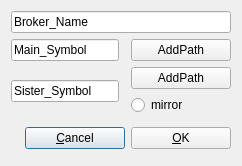
<?xml version="1.0" encoding="UTF-8"?>
<ui version="4.0">
 <class>PageDialog</class>
 <widget class="QDialog" name="PageDialog">
  <property name="geometry">
   <rect>
    <x>0</x>
    <y>0</y>
    <width>370</width>
    <height>221</height>
   </rect>
  </property>
  <property name="sizePolicy">
   <sizepolicy hsizetype="Fixed" vsizetype="Fixed">
    <horstretch>0</horstretch>
    <verstretch>0</verstretch>
   </sizepolicy>
  </property>
  <property name="minimumSize">
   <size>
    <width>370</width>
    <height>200</height>
   </size>
  </property>
  <property name="maximumSize">
   <size>
    <width>370</width>
    <height>221</height>
   </size>
  </property>
  <property name="windowTitle">
   <string>DataFeed Input</string>
  </property>
  <property name="windowIcon">
   <iconset resource="../../../resources/elementary/elementary.qrc">
    <normaloff>:/actions/add-files-to-archive.svg</normaloff>:/actions/add-files-to-archive.svg</iconset>
  </property>
  <property name="sizeGripEnabled">
   <bool>false</bool>
  </property>
  <property name="modal">
   <bool>false</bool>
  </property>
  <layout class="QGridLayout" name="gridLayout_2" columnstretch="0">
   <property name="sizeConstraint">
    <enum>QLayout::SetFixedSize</enum>
   </property>
   <item row="0" column="0">
    <layout class="QGridLayout" name="gridLayout" rowstretch="0,0,0,0,0">
     <item row="1" column="0">
      <widget class="QLineEdit" name="cross_1">
       <property name="text">
        <string>Main_Symbol</string>
       </property>
      </widget>
     </item>
     <item row="4" column="0" colspan="3">
      <layout class="QFormLayout" name="formLayout">
       <property name="fieldGrowthPolicy">
        <enum>QFormLayout::ExpandingFieldsGrow</enum>
       </property>
       <property name="formAlignment">
        <set>Qt::AlignRight|Qt::AlignTop|Qt::AlignTrailing</set>
       </property>
       <property name="margin">
        <number>6</number>
       </property>
       <item row="0" column="0">
        <widget class="QPushButton" name="cancel_button">
         <property name="minimumSize">
          <size>
           <width>100</width>
           <height>0</height>
          </size>
         </property>
         <property name="text">
          <string>&amp;Cancel</string>
         </property>
         <property name="icon">
          <iconset resource="../../../resources/elementary/elementary.qrc">
           <normaloff>:/actions/gtk-cancel.svg</normaloff>:/actions/gtk-cancel.svg</iconset>
         </property>
        </widget>
       </item>
       <item row="0" column="1">
        <widget class="QPushButton" name="ok_button">
         <property name="minimumSize">
          <size>
           <width>100</width>
           <height>0</height>
          </size>
         </property>
         <property name="text">
          <string>&amp;OK</string>
         </property>
         <property name="icon">
          <iconset resource="../../../resources/elementary/elementary.qrc">
           <normaloff>:/actions/dialog-apply.svg</normaloff>:/actions/dialog-apply.svg</iconset>
         </property>
         <property name="default">
          <bool>false</bool>
         </property>
        </widget>
       </item>
      </layout>
     </item>
     <item row="2" column="2">
      <widget class="QPushButton" name="cross_2_button">
       <property name="minimumSize">
        <size>
         <width>100</width>
         <height>0</height>
        </size>
       </property>
       <property name="text">
        <string>AddPath</string>
       </property>
       <property name="icon">
        <iconset resource="../../../resources/elementary/elementary.qrc">
         <normaloff>:/actions/document-new.svg</normaloff>:/actions/document-new.svg</iconset>
       </property>
      </widget>
     </item>
     <item row="0" column="0" colspan="3">
      <widget class="QLineEdit" name="broker_name">
       <property name="text">
        <string>Broker_Name</string>
       </property>
      </widget>
     </item>
     <item row="1" column="2">
      <widget class="QPushButton" name="cross_1_button">
       <property name="minimumSize">
        <size>
         <width>100</width>
         <height>0</height>
        </size>
       </property>
       <property name="maximumSize">
        <size>
         <width>100</width>
         <height>100</height>
        </size>
       </property>
       <property name="text">
        <string>AddPath</string>
       </property>
       <property name="icon">
        <iconset resource="../../../resources/elementary/elementary.qrc">
         <normaloff>:/actions/document-new.svg</normaloff>:/actions/document-new.svg</iconset>
       </property>
      </widget>
     </item>
     <item row="3" column="2">
      <widget class="QRadioButton" name="mirror_sister">
       <property name="text">
        <string>mirror</string>
       </property>
      </widget>
     </item>
     <item row="2" column="0" rowspan="2">
      <widget class="QLineEdit" name="cross_2">
       <property name="text">
        <string>Sister_Symbol</string>
       </property>
      </widget>
     </item>
    </layout>
   </item>
  </layout>
 </widget>
 <resources>
  <include location="../../../resources/elementary/elementary.qrc"/>
 </resources>
 <connections>
  <connection>
   <sender>cancel_button</sender>
   <signal>clicked()</signal>
   <receiver>PageDialog</receiver>
   <slot>close()</slot>
   <hints>
    <hint type="sourcelabel">
     <x>86</x>
     <y>196</y>
    </hint>
    <hint type="destinationlabel">
     <x>205</x>
     <y>-14</y>
    </hint>
   </hints>
  </connection>
 </connections>
</ui>
